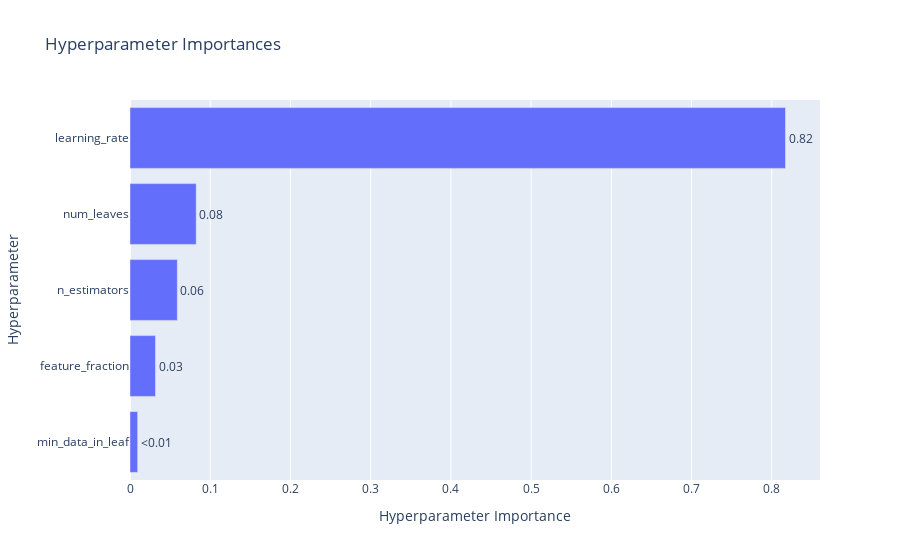

Source (notebook cell):
### Code cell
optuna.visualization.plot_param_importances(study)

### Figure 1 — Plotly figure (JSON) as saved in the notebook; plotly's stock layout.template omitted (floating-point values rounded to 4 significant figures)
{"data": [{"cliponaxis": false, "hovertemplate": ["min_data_in_leaf (IntDistribution): 0.009560925226893911<extra></extra>", "feature_fraction (FloatDistribution): 0.03180293272424229<extra></extra>", "n_estimators (IntDistribution): 0.059003889870635276<extra></extra>", "num_leaves (IntDistribution): 0.08253825423232114<extra></extra>", "learning_rate (FloatDistribution): 0.8170939979459074<extra></extra>"], "name": "Objective Value", "orientation": "h", "text": ["<0.01", "0.03", "0.06", "0.08", "0.82"], "textposition": "outside", "type": "bar", "x": [0.009561, 0.0318, 0.059, 0.08254, 0.8171], "y": ["min_data_in_leaf", "feature_fraction", "n_estimators", "num_leaves", "learning_rate"]}], "layout": {"title": {"text": "Hyperparameter Importances"}, "xaxis": {"title": {"text": "Hyperparameter Importance"}}, "yaxis": {"title": {"text": "Hyperparameter"}}}}
